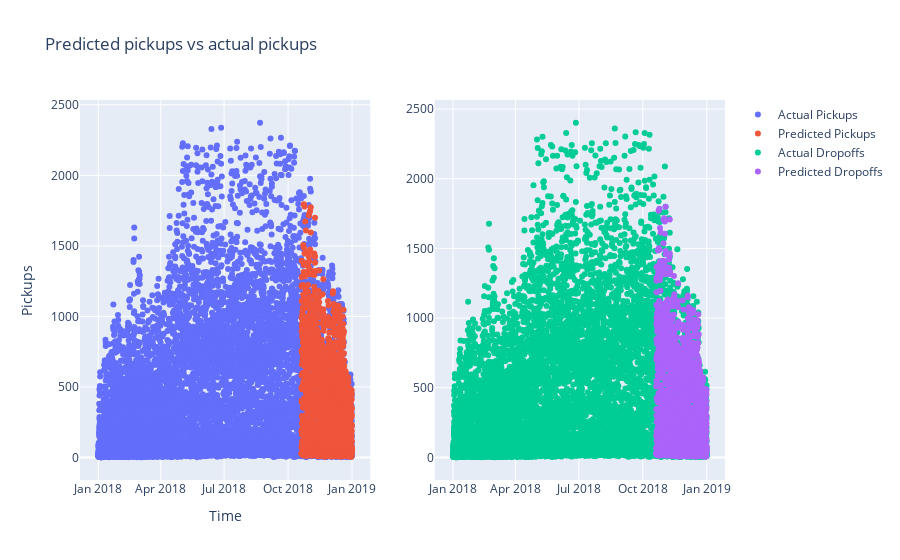

The code cell stored with this chart in its notebook:
### Code cell
# plot predictions using plotly

fig = make_subplots(rows=1, cols=2,
                    horizontal_spacing=0.1)

# Add the start stations plot to the first subplot
fig.add_trace(go.Scatter(
    x=pickups['time'],
    y=pickups['pickups'],
    mode='markers',
    name='Actual Pickups'
), row=1, col=1)

fig.add_trace(go.Scatter(
    x=pickups_test['time'],
    y=pred_pickups,
    mode='markers',
    name='Predicted Pickups'
), row=1, col=1)

# Add the end stations plot to the second subplot
fig.add_trace(go.Scatter(
    x=dropoffs['time'],
    y=dropoffs['dropoffs'],
    mode='markers',
    name='Actual Dropoffs'
), row=1, col=2)

fig.add_trace(go.Scatter(
    x=dropoffs_test['time'],
    y=pred_dropoffs,
    mode='markers',
    name='Predicted Dropoffs'
), row=1, col=2)

fig.update_layout(title='Predicted pickups vs actual pickups',
                     xaxis_title='Time',
                     yaxis_title='Pickups')

fig.show()

### Figure 1 — Plotly figure (JSON) as saved in the notebook; plotly's stock layout.template omitted (floating-point values rounded to 4 significant figures; data arrays with more than 128 entries replaced by an {"elided": "..."} marker saying what was removed)
{"data": [{"mode": "markers", "name": "Actual Pickups", "type": "scatter", "x": {"elided": "8739 str values"}, "xaxis": "x", "y": {"elided": "8739 int values"}, "yaxis": "y"}, {"mode": "markers", "name": "Predicted Pickups", "type": "scatter", "x": {"elided": "1748 str values"}, "xaxis": "x", "y": {"elided": "1748 float values"}, "yaxis": "y"}, {"mode": "markers", "name": "Actual Dropoffs", "type": "scatter", "x": {"elided": "8739 str values"}, "xaxis": "x2", "y": {"elided": "8739 int values"}, "yaxis": "y2"}, {"mode": "markers", "name": "Predicted Dropoffs", "type": "scatter", "x": {"elided": "1748 str values"}, "xaxis": "x2", "y": {"elided": "1748 float values"}, "yaxis": "y2"}], "layout": {"title": {"text": "Predicted pickups vs actual pickups"}, "xaxis": {"anchor": "y", "domain": [0, 0.45], "title": {"text": "Time"}}, "xaxis2": {"anchor": "y2", "domain": [0.55, 1]}, "yaxis": {"anchor": "x", "domain": [0, 1], "title": {"text": "Pickups"}}, "yaxis2": {"anchor": "x2", "domain": [0, 1]}}}
